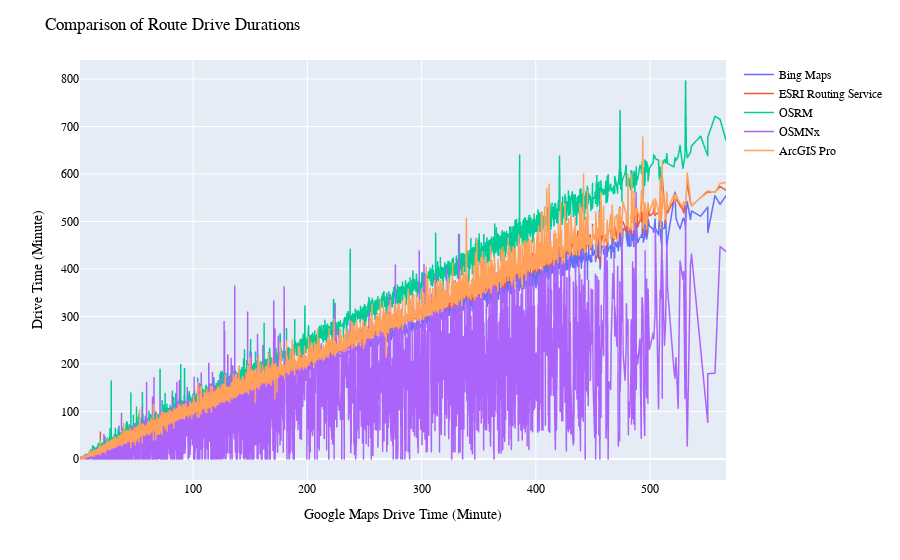

Notebook code cell kept with this figure:
### Code cell
# use plotly to make interactive plot
import plotly.express as px

fig = px.line(results, x="Google Maps", y=["Bing Maps",
                                            "ESRI Routing Service", "OSRM", 
                                            "OSMNx", "ArcGIS Pro","Google Maps"])
fig.update_layout(
    title="Comparison of Route Drive Durations",
    xaxis_title="Google Maps Drive Time (Minute)",
    yaxis_title="Drive Time (Minute)",
    legend_title="",
    font=dict(
        family="Courier New, monospace",
        size=12,
        color="black"
    )
)
fig.update_traces(line=dict(width=1.5))
fig.show()

### Figure 1 — Plotly figure (JSON) as saved in the notebook; plotly's stock layout.template omitted (floating-point values rounded to 4 significant figures; data arrays with more than 128 entries replaced by an {"elided": "..."} marker saying what was removed)
{"data": [{"hovertemplate": "variable=Bing Maps<br>Google Maps=%{x}<br>value=%{y}<extra></extra>", "legendgroup": "Bing Maps", "line": {"color": "#636efa", "dash": "solid", "width": 1.5}, "marker": {"symbol": "circle"}, "mode": "lines", "name": "Bing Maps", "showlegend": true, "type": "scattergl", "x": {"elided": "9019 float values"}, "xaxis": "x", "y": {"elided": "9019 float values"}, "yaxis": "y"}, {"hovertemplate": "variable=ESRI Routing Service<br>Google Maps=%{x}<br>value=%{y}<extra></extra>", "legendgroup": "ESRI Routing Service", "line": {"color": "#EF553B", "dash": "solid", "width": 1.5}, "marker": {"symbol": "circle"}, "mode": "lines", "name": "ESRI Routing Service", "showlegend": true, "type": "scattergl", "x": {"elided": "9019 float values"}, "xaxis": "x", "y": {"elided": "9019 float values"}, "yaxis": "y"}, {"hovertemplate": "variable=OSRM<br>Google Maps=%{x}<br>value=%{y}<extra></extra>", "legendgroup": "OSRM", "line": {"color": "#00cc96", "dash": "solid", "width": 1.5}, "marker": {"symbol": "circle"}, "mode": "lines", "name": "OSRM", "showlegend": true, "type": "scattergl", "x": {"elided": "9019 float values"}, "xaxis": "x", "y": {"elided": "9019 float values"}, "yaxis": "y"}, {"hovertemplate": "variable=OSMNx<br>Google Maps=%{x}<br>value=%{y}<extra></extra>", "legendgroup": "OSMNx", "line": {"color": "#ab63fa", "dash": "solid", "width": 1.5}, "marker": {"symbol": "circle"}, "mode": "lines", "name": "OSMNx", "showlegend": true, "type": "scattergl", "x": {"elided": "9019 float values"}, "xaxis": "x", "y": {"elided": "9019 float values"}, "yaxis": "y"}, {"hovertemplate": "variable=ArcGIS Pro<br>Google Maps=%{x}<br>value=%{y}<extra></extra>", "legendgroup": "ArcGIS Pro", "line": {"color": "#FFA15A", "dash": "solid", "width": 1.5}, "marker": {"symbol": "circle"}, "mode": "lines", "name": "ArcGIS Pro", "showlegend": true, "type": "scattergl", "x": {"elided": "9019 float values"}, "xaxis": "x", "y": {"elided": "9019 float values"}, "yaxis": "y"}], "layout": {"font": {"color": "black", "family": "Courier New, monospace", "size": 12}, "legend": {"title": {"text": ""}, "tracegroupgap": 0}, "margin": {"t": 60}, "title": {"text": "Comparison of Route Drive Durations"}, "xaxis": {"anchor": "y", "domain": [0, 1], "title": {"text": "Google Maps Drive Time (Minute)"}}, "yaxis": {"anchor": "x", "domain": [0, 1], "title": {"text": "Drive Time (Minute)"}}}}
